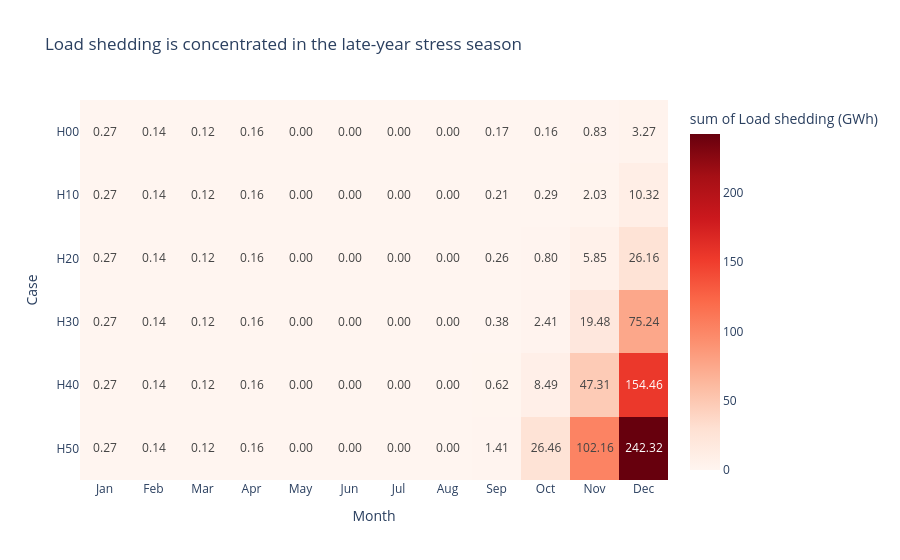

The code cell stored with this chart in its notebook:
### Markdown cell above
## 3. Seasonality: when does the problem happen?

The heatmap separates the imposed September–December shock from the rest of the year. Hover to inspect monthly GWh and shedding hours.

### Code cell
monthly['month_name'] = pd.to_datetime(monthly.month, format='%m').dt.strftime('%b')
month_order = pd.to_datetime(monthly.month, format='%m').dt.strftime('%b').drop_duplicates().tolist()
fig = px.density_heatmap(monthly, x='month_name', y='scenario', z='load_shedding_gwh',
                         category_orders={'month_name':month_order, 'scenario':list(annual.scenario)},
                         color_continuous_scale='Reds',
                         labels={'load_shedding_gwh':'Load shedding (GWh)','month_name':'Month','scenario':'Case'},
                         title='Load shedding is concentrated in the late-year stress season',
                         text_auto='.2f')
fig.update_layout(template='plotly_white')
fig.show()

### Figure 1 — Plotly figure (JSON) as saved in the notebook; plotly's stock layout.template omitted (floating-point values rounded to 4 significant figures)
{"data": [{"coloraxis": "coloraxis", "histfunc": "sum", "hovertemplate": "Month=%{x}<br>Case=%{y}<br>sum of Load shedding (GWh)=%{z}<extra></extra>", "name": "", "texttemplate": "%{z:.2f}", "type": "histogram2d", "x": ["Jan", "Feb", "Mar", "Apr", "May", "Jun", "Jul", "Aug", "Sep", "Oct", "Nov", "Dec", "Jan", "Feb", "Mar", "Apr", "May", "Jun", "Jul", "Aug", "Sep", "Oct", "Nov", "Dec", "Jan", "Feb", "Mar", "Apr", "May", "Jun", "Jul", "Aug", "Sep", "Oct", "Nov", "Dec", "Jan", "Feb", "Mar", "Apr", "May", "Jun", "Jul", "Aug", "Sep", "Oct", "Nov", "Dec", "Jan", "Feb", "Mar", "Apr", "May", "Jun", "Jul", "Aug", "Sep", "Oct", "Nov", "Dec", "Jan", "Feb", "Mar", "Apr", "May", "Jun", "Jul", "Aug", "Sep", "Oct", "Nov", "Dec"], "xaxis": "x", "xbingroup": "x", "y": ["H00", "H00", "H00", "H00", "H00", "H00", "H00", "H00", "H00", "H00", "H00", "H00", "H10", "H10", "H10", "H10", "H10", "H10", "H10", "H10", "H10", "H10", "H10", "H10", "H20", "H20", "H20", "H20", "H20", "H20", "H20", "H20", "H20", "H20", "H20", "H20", "H30", "H30", "H30", "H30", "H30", "H30", "H30", "H30", "H30", "H30", "H30", "H30", "H40", "H40", "H40", "H40", "H40", "H40", "H40", "H40", "H40", "H40", "H40", "H40", "H50", "H50", "H50", "H50", "H50", "H50", "H50", "H50", "H50", "H50", "H50", "H50"], "yaxis": "y", "ybingroup": "y", "z": [0.2699, 0.1449, 0.1234, 0.1615, 8.017e-05, 0.0, 0.0, 0.0, 0.1693, 0.1591, 0.8284, 3.271, 0.2699, 0.1449, 0.1234, 0.1615, 8.017e-05, 0.0, 0.0, 0.0, 0.213, 0.2939, 2.026, 10.32, 0.2699, 0.1449, 0.1234, 0.1615, 8.017e-05, 0.0, 0.0, 0.0, 0.2638, 0.7953, 5.847, 26.16, 0.2699, 0.1449, 0.1234, 0.1615, 8.017e-05, 0.0, 0.0, 0.0, 0.3831, 2.407, 19.48, 75.24, 0.2699, 0.1449, 0.1234, 0.1615, 8.017e-05, 0.0, 0.0, 7.614e-07, 0.6201, 8.492, 47.31, 154.5, 0.2699, 0.1449, 0.1234, 0.1615, 8.017e-05, 0.0, 0.0, 0.0005432, 1.415, 26.46, 102.2, 242.3]}], "layout": {"coloraxis": {"colorbar": {"title": {"text": "sum of Load shedding (GWh)"}}, "colorscale": [[0, "rgb(255,245,240)"], [0.125, "rgb(254,224,210)"], [0.25, "rgb(252,187,161)"], [0.375, "rgb(252,146,114)"], [0.5, "rgb(251,106,74)"], [0.625, "rgb(239,59,44)"], [0.75, "rgb(203,24,29)"], [0.875, "rgb(165,15,21)"], [1, "rgb(103,0,13)"]]}, "legend": {"tracegroupgap": 0}, "title": {"text": "Load shedding is concentrated in the late-year stress season"}, "xaxis": {"anchor": "y", "categoryarray": ["Jan", "Feb", "Mar", "Apr", "May", "Jun", "Jul", "Aug", "Sep", "Oct", "Nov", "Dec"], "categoryorder": "array", "domain": [0, 1], "title": {"text": "Month"}}, "yaxis": {"anchor": "x", "categoryarray": ["H50", "H40", "H30", "H20", "H10", "H00"], "categoryorder": "array", "domain": [0, 1], "title": {"text": "Case"}}}}
